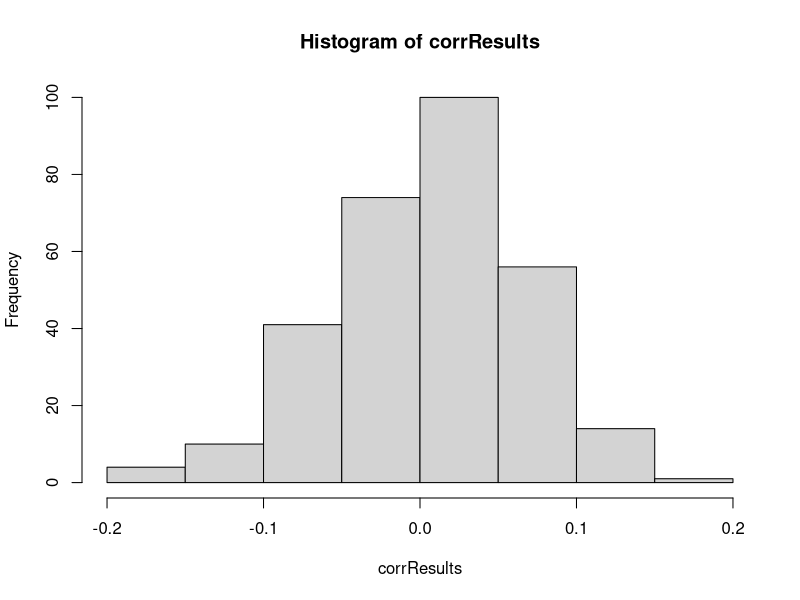

Source code (R):
corrResults<-c()
for (v in 1:300)
{
  x<-runif(300,min=1,max=5)
  y<-runif(300,min=1,max=5)
  corrResults<-append(corrResults,cor(x,y))
}
hist(corrResults)
print(max(corrResults))
